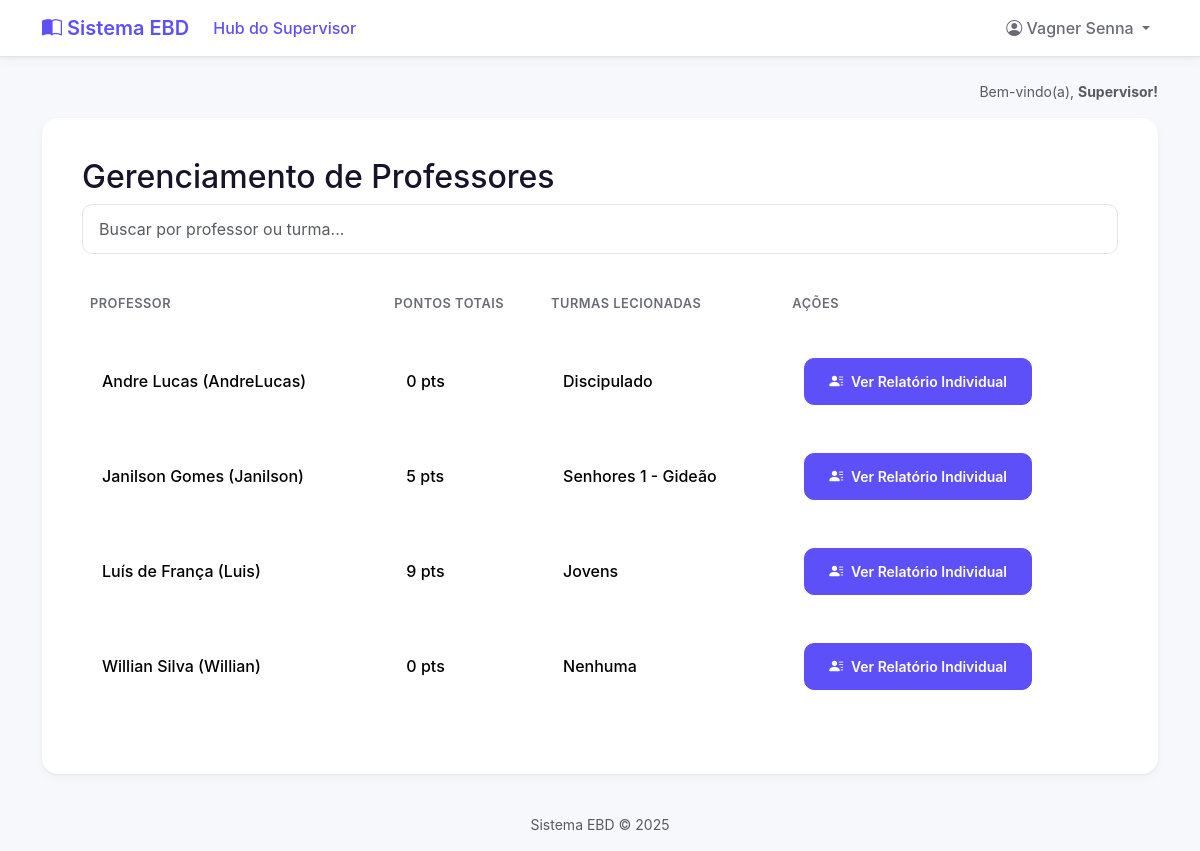
The page /relatorios/gerenciamento-professores/ (signed in) on the database its author committed.
### core/models.py (models this page shows, shortened)
class PerfilProfessor(models.Model):
    user = models.OneToOneField(
        User,
        on_delete=models.CASCADE,
        related_name='perfil_professor'
    )
    pontos_totais = models.IntegerField(default=0)
    class Meta:
        verbose_name = "Perfil de Professor"
        verbose_name_plural = "Perfis de Professor"

class Turma(models.Model):
    nome = models.CharField(max_length=100, unique=True)
    professor = models.ForeignKey(
        User,
        on_delete=models.SET_NULL,
        null=True,
        blank=True,
        related_name='turmas_lecionadas'
    )

### core/views.py (the view)
# urls.py: path('relatorios/gerenciamento-professores/', views.gerenciamento_professores, name='gerenciamento_professores'),
@login_required
def gerenciamento_professores(request):
    permissores = permissoes_context(request)
    if not permissores['is_supervisor']:
        return HttpResponseForbidden("<h1>Acesso Negado</h1><p>Apenas supervisores podem ver este relatório.</p>")
    lista_professores = User.objects.filter(
        groups__name='Professores'
    ).select_related(
        'perfil_professor'
    ).prefetch_related(
        'turmas_lecionadas' # O related_name que demos no modelo Turma
    ).order_by('username')
    contexto = {'lista_professores': lista_professores}
    return render(request, 'gerenciamento_professores.html', contexto)

### core/context_processors.py (called while the page is built)
def permissoes_context(request):
    is_professor = False
    is_aluno = False
    is_supervisor = False
    aluno = None
    if request.user.is_authenticated:
        is_supervisor = request.user.groups.filter(name='Supervisores').exists()
        is_professor = request.user.groups.filter(name='Professores').exists()
        try:
            aluno = request.user.aluno
            is_aluno = True
        except:
            is_aluno = False
    return {
        'is_supervisor': is_supervisor,
        'is_professor': is_professor,
        'is_aluno': is_aluno,
        'aluno_global': aluno,
    }

### templates/gerenciamento_professores.html (shortened to what this page needs)
{% extends 'base.html' %}
{% block content %}
    <h2>Gerenciamento de Professores</h2>
    <input type="text" id="searchInput" onkeyup="filterTable('searchInput', 'searchableTable')" placeholder="Buscar por professor ou turma..." class="form-control search-box mb-4">
    <table class="table table-hover align-middle" id="searchableTable">
        <thead>
            <tr>
                <th>Professor</th>
                <th>Pontos Totais</th>
                <th>Turmas Lecionadas</th>
                <th>Ações</th>
            </tr>
        </thead>
        <tbody>
            {% for prof in lista_professores %}
            <tr>
                <td>{{ prof.first_name }} {{ prof.last_name }} ({{ prof.username }})</td>
                <td>{{ prof.perfil_professor.pontos_totais|default:0 }} pts</td>
                <td>
                    {% for turma in prof.turmas_lecionadas.all %}
                        {{ turma.nome }}<br>
                    {% empty %}
                        Nenhuma
                    {% endfor %}
                </td>
                <td style="min-width: 220px;">
                    <a href="{% url 'relatorio_professor_individual' prof.id %}" class="btn btn-primary btn-sm">
                        <i class="bi bi-person-lines-fill me-1"></i>
                        Ver Relatório Individual
                    </a>
                </td>
        </tr>
        {% endfor %}
        </tbody>
    </table>
{% endblock %}

### templates/base.html (shortened to what this page needs)
{% load static %}
<!DOCTYPE html>
<html lang="pt-br">
<head>
    <link href="https://cdn.jsdelivr.net/npm/bootstrap@5.3.3/dist/css/bootstrap.min.css" rel="stylesheet">
    <link rel="stylesheet" href="https://cdn.jsdelivr.net/npm/bootstrap-icons@1.11.3/font/bootstrap-icons.min.css">
    <link rel="stylesheet" href="{% static 'css/custom.css' %}">
</head>
<body class="d-flex flex-column min-vh-100">
    <nav class="navbar navbar-expand-lg navbar-light navbar-custom sticky-top">
        <div class="container">
            <a class="navbar-brand" href="#">
                <i class="bi bi-book-half"></i>
                Sistema EBD
            </a>
            <div class="collapse navbar-collapse" id="navbarNav">
                <ul class="navbar-nav me-auto mb-2 mb-lg-0">
                    {% if is_supervisor %}
                        <li class="nav-item">
                            <a class="nav-link active" href="{% url 'relatorios' %}">Hub do Supervisor</a>
                        </li>
                    {% endif %}
                </ul>
                <ul class="navbar-nav ms-auto">
                    {% if user.is_authenticated %}
                        <li class="nav-item dropdown">
                            <a class="nav-link dropdown-toggle" href="#" id="navbarDropdown" role="button" data-bs-toggle="dropdown" aria-expanded="false">
                                <i class="bi bi-person-circle"></i>
                                {{ user.first_name }} {{ user.last_name }}
                            </a>
                        </li>
                    {% endif %}
                </ul>
            </div>
        </div>
    </nav>
    <main class="container my-4">
        {% if user.is_authenticated %}
        <div class="text-end text-muted small mb-3">
            Bem-vindo(a),
            <span class="fw-bold">
                {% if is_supervisor %} Supervisor!
                {% elif is_professor %} Professor!
                {% elif is_aluno %} Aluno!
                {% else %} Usuário!
                {% endif %}
            </span>
        </div>
        {% endif %}
        <div class="main-content-card">
            {% block content %}
            {% endblock %}
        </div>
    </main>
    <footer class="mt-auto text-center text-muted small p-3">
        Sistema EBD &copy; {% now "Y" %}
    </footer>
</body>
</html>

### static/css/custom.css (style rules this page uses)
:root { --cor-primaria: #5E50F9; --cor-primaria-clara: #f4f2ff; --cor-fundo: #f7f8fc; --cor-texto: #17132a; --cor-texto-suave: #6b6b78; --cor-borda: #e4e4e7; --raio-borda-lg: 16px; --raio-borda-md: 10px; --sombra-card: 0 4px 10px rgba(0, 0, 0, 0.03), 0 1px 3px rgba(0, 0, 0, 0.05); --sombra-card-hover: 0 8px 25px rgba(94, 80, 249, 0.1), 0 4px 12px rgba(0, 0, 0, 0.04); }
body { background-color: var(--cor-fundo); color: var(--cor-texto); font-family: -apple-system, BlinkMacSystemFont, "Segoe UI", Roboto, "Helvetica Neue", Arial, sans-serif; }
.navbar.navbar-custom { background-color: white; border-bottom: 1px solid var(--cor-borda); box-shadow: var(--sombra-card); }
.navbar .navbar-brand { font-weight: 600; color: var(--cor-primaria); }
.navbar .nav-link { font-weight: 500; color: var(--cor-texto-suave); }
.navbar .nav-link.active, .navbar .nav-link:hover { color: var(--cor-primaria); }
.main-content-card { background-color: #ffffff; border-radius: var(--raio-borda-lg); padding: 2.5rem; box-shadow: var(--sombra-card); }
.table { border-collapse: separate; border-spacing: 0 8px; margin-top: -8px; }
.table th { border: none; color: var(--cor-texto-suave); font-weight: 600; text-transform: uppercase; font-size: 0.8rem; letter-spacing: 0.5px; padding-top: 1rem; padding-bottom: 1rem; }
.table td { background-color: #ffffff; border: none; padding: 1.25rem; vertical-align: middle; font-weight: 500; }
.table tr td:first-child { border-top-left-radius: var(--raio-borda-md); border-bottom-left-radius: var(--raio-borda-md); }
.table tr td:last-child { border-top-right-radius: var(--raio-borda-md); border-bottom-right-radius: var(--raio-borda-md); }
.form-control.search-box { border-radius: var(--raio-borda-md); border: 1px solid var(--cor-borda); box-shadow: none; padding: 0.75rem 1rem; }
.btn-primary { background-color: var(--cor-primaria); border-color: var(--cor-primaria); border-radius: var(--raio-borda-md); font-weight: 600; padding: 0.75rem 1.5rem; }
.form-control { border-radius: var(--raio-borda-md); border: 1px solid var(--cor-borda); box-shadow: none; padding: 0.75rem 1rem; }

### rows shown on the page
Turma: nome "Discipulado"
Turma: nome "Senhores 1 - Gideão"
Turma: nome "Jovens"

### other values the page prints
{{ user.first_name }} "Vagner"
{{ user.last_name }} "Senna"
{{ prof.first_name }} "Andre"
{{ prof.last_name }} "Lucas"
{{ prof.username }} "AndreLucas"
{{ prof.perfil_professor.pontos_totais|default:0 }} "0"
{{ prof.first_name }} "Janilson"
{{ prof.last_name }} "Gomes"
{{ prof.username }} "Janilson"
{{ prof.perfil_professor.pontos_totais|default:0 }} "5"
{{ prof.first_name }} "Luís"
{{ prof.last_name }} "de França"
{{ prof.username }} "Luis"
{{ prof.perfil_professor.pontos_totais|default:0 }} "9"
{{ prof.first_name }} "Willian"
